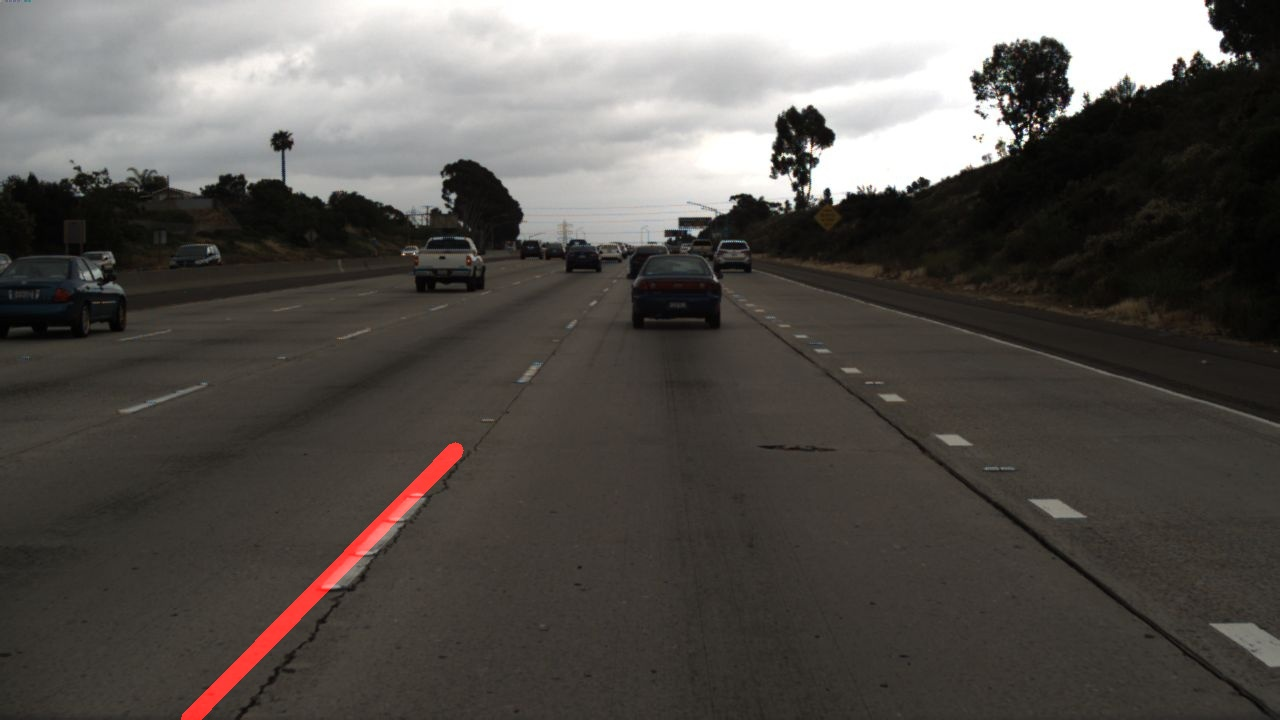
#> input picture image1.jpg, 1280 x 720 px
$ python -i app.py   (imports and definitions only)
#> lines starting #> are read from the running program, lines starting #| are printed output that depends on the picture; after the words box and inside, x2 and y2 are one past the last pixel; in counts of white or black regions, pixels touching at a corner belong together
from flask import Flask, render_template, request, redirect, url_for, send_from_directory, jsonify
import os
import cv2
import numpy as np
from concurrent.futures import ThreadPoolExecutor
import base64
import math

# [1 line not run here, left out]
# [1 line that did not run here, left out]
# [1 line that did not run here, left out]

# Ensure directories exist
# [2 lines not run here, left out]

def grayscale(img):
    return cv2.cvtColor(img, cv2.COLOR_RGB2GRAY)

def canny(img, low_threshold, high_threshold):
    return cv2.Canny(img, low_threshold, high_threshold)

def gaussian_blur(img, kernel_size):
    return cv2.GaussianBlur(img, (kernel_size, kernel_size), 0)

def region_of_interest(img, vertices):
    mask = np.zeros_like(img)
    cv2.fillPoly(mask, vertices, 255)
    masked_image = cv2.bitwise_and(img, mask)
    return masked_image

def draw_lines(img, lines, color=[0, 0, 255], thickness=15):
    if lines is not None:
        img_shape = img.shape
        right_lines = []
        left_lines = []

        left_lane_longest = {'length': 0, 'm': None, 'b': None}
        right_lane_longest = {'length': 0, 'm': None, 'b': None}

        for line in lines:
            for x1, y1, x2, y2 in line:
                if x2 == x1:
                    continue
                slope = (y2 - y1) / (x2 - x1)
                if slope > 0.4:  # Right lane
                    right_lines.append([x1, y1])
                    right_lines.append([x2, y2])
                elif slope < -0.4:  # Left lane
                    left_lines.append([x1, y1])
                    left_lines.append([x2, y2])

        if len(right_lines) >= 2:
            for x1, y1 in right_lines[:-1]:
                for x2, y2 in right_lines[1:]:
                    distance = np.sqrt((y2 - y1) ** 2 + (x2 - x1) ** 2)
                    if distance > left_lane_longest['length']:
                        left_lane_longest['length'] = distance
                        left_lane_longest['m'] = abs(float(y1 - y2) / (x1 - x2))
                        left_lane_longest['b'] = y1 - left_lane_longest['m'] * x1

            y1 = img_shape[0]
            x1 = int((y1 - left_lane_longest['b']) / left_lane_longest['m'])
            y2 = int(y1 / 1.6)
            x2 = int((y2 - left_lane_longest['b']) / left_lane_longest['m'])
            cv2.line(img, (x1, y1), (x2, y2), color, thickness)

        if len(left_lines) >= 2:
            for x1, y1 in left_lines[:-1]:
                for x2, y2 in left_lines[1:]:
                    distance = np.sqrt((y2 - y1) ** 2 + (x2 - x1) ** 2)
                    if distance > right_lane_longest['length']:
                        right_lane_longest['length'] = distance
                        right_lane_longest['m'] = -abs(float(y1 - y2) / (x1 - x2))
                        right_lane_longest['b'] = y1 - right_lane_longest['m'] * x1

            y1 = img_shape[0]
            x1 = int((y1 - right_lane_longest['b']) / right_lane_longest['m'])
            y2 = int(y1 / 1.6)
            x2 = int((y2 - right_lane_longest['b']) / right_lane_longest['m'])
            cv2.line(img, (x1, y1), (x2, y2), color, thickness)


def hough_lines(img, rho, theta, threshold, min_line_len, max_line_gap):
    lines = cv2.HoughLinesP(img, rho, theta, threshold, np.array([]), minLineLength=min_line_len, maxLineGap=max_line_gap)
    line_img = np.zeros((img.shape[0], img.shape[1], 3), dtype=np.uint8)
    draw_lines(line_img, lines)
    return line_img

def weighted_img(img, initial_img, α=0.8, β=1., γ=0.):
    return cv2.addWeighted(initial_img, α, img, β, γ)

def process_image(image):
    initial_image = np.copy(image)
    gray = grayscale(initial_image)
    kernel_size = 5
    blur_gray = gaussian_blur(gray, kernel_size)
    low_threshold = 50
    high_threshold = 150
    edge_image = canny(blur_gray, low_threshold, high_threshold)
    imshape = image.shape
    vertices = np.array([[(0, imshape[0]), (480, 320), (510, 320), (imshape[1], imshape[0])]], dtype=np.int32)
    image_after_masking = region_of_interest(edge_image, vertices)
    rho = 1
    theta = np.pi/180
    threshold = 20
    min_line_len = 20
    max_line_gap = 300
    line_image = hough_lines(image_after_masking, rho, theta, threshold, min_line_len, max_line_gap)
    result_image = weighted_img(line_image, image, α=1.0, β=0.95, γ=0.)
    return result_image

def process_frame(frame):
    return process_image(frame)

# [39 lines left out: function process_video, not called in this run]

# [3 lines that did not run here, left out]

# [23 lines that did not run here, left out]

# [3 lines that did not run here, left out]

# [2 lines not run here, left out]

>>> import cv2
>>> picture = cv2.cvtColor(cv2.imread('image1.jpg'), cv2.COLOR_BGR2RGB)
>>> result = process_image(picture)
#> in canny, `return cv2.Canny(img, low_threshold, high_threshold)`:
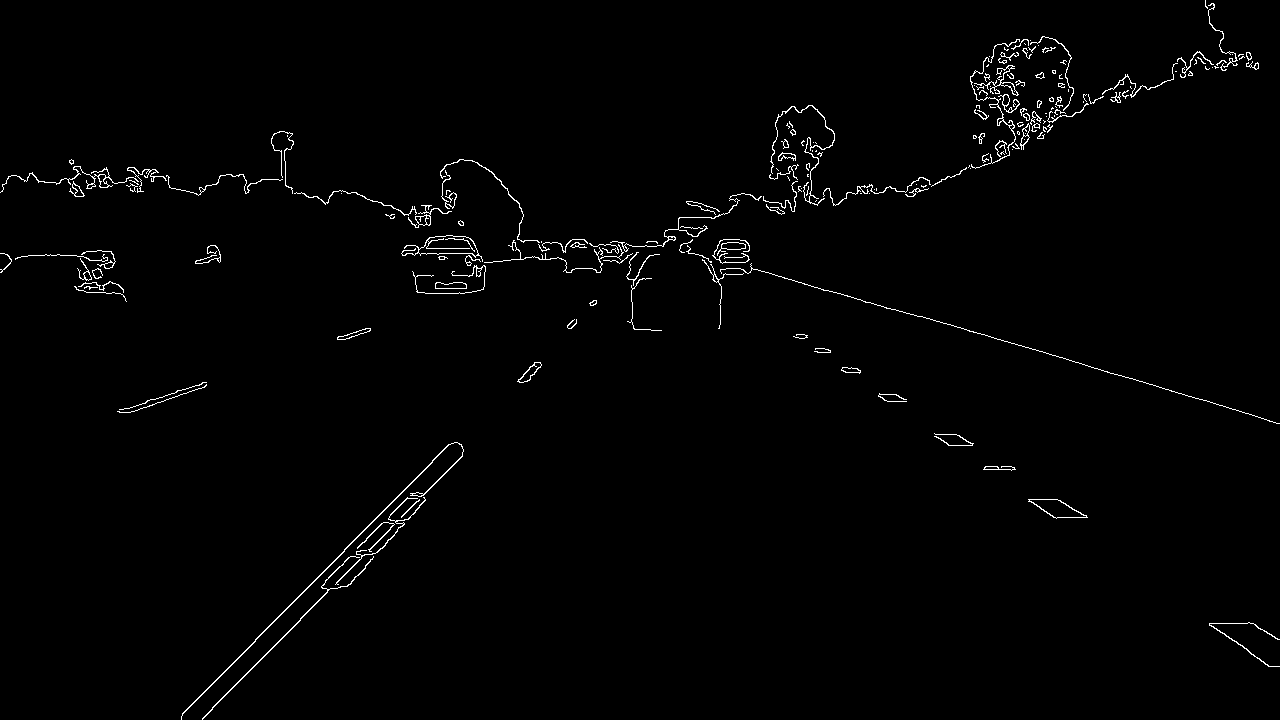
#> returned value: shape (720, 1280); 1.2% white in thin lines or dots
#> in region_of_interest, `cv2.fillPoly(mask, vertices, 255)`:
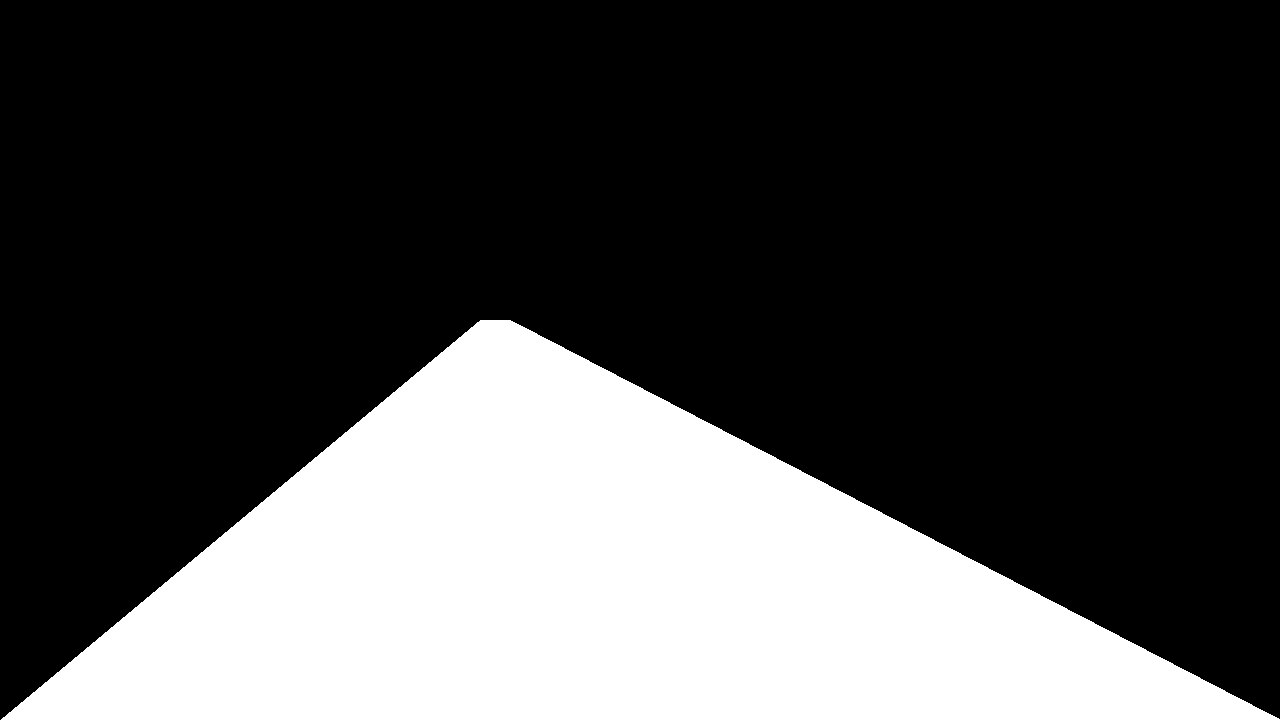
#> mask: shape (720, 1280); 28.5% white; 1 white region, box (x1, y1, x2, y2) and area: (1, 320, 1280, 720) 262225
#> in region_of_interest, `masked_image = cv2.bitwise_and(img, mask)`:
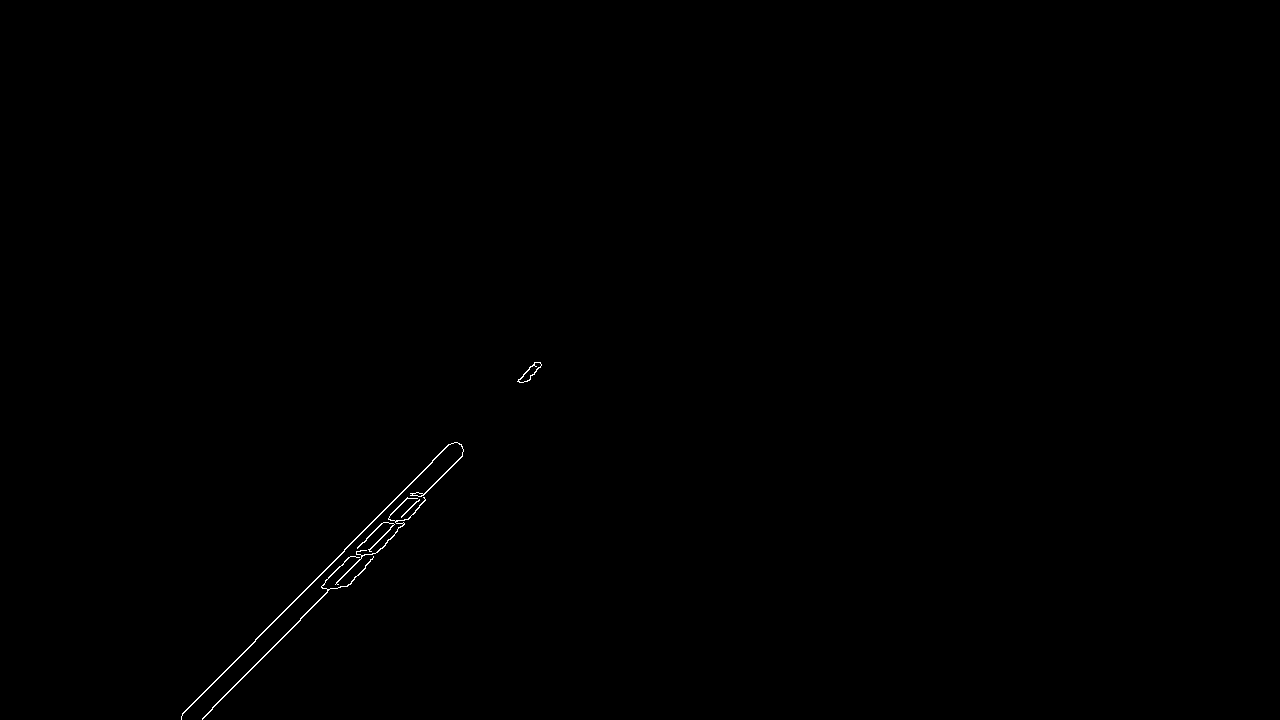
#> masked_image: shape (720, 1280); 0.17% white in thin lines or dots, all inside (x1, y1, x2, y2) = (181, 362, 542, 720)
#> in hough_lines, `lines = cv2.HoughLinesP(img, rho, theta, threshold, np.array([]), minL..`: lines = 17 rows, first 6: [212, 707, 419, 500], [300, 618, 462, 456], [255, 639, 451, 443], [182, 714, 534, 362], [182, 713, 452, 443], [344, 549, 449, 444]
#> the loop in draw_lines, `for line in lines:` made 17 passes
#> after the loop in draw_lines, `for line in lines:`: left_lines = 34 pairs, first value 182 to 541, second value 362 to 718; right_lines = []
#> the loop in draw_lines, `for x1, y1 in left_lines[:-1]:` made 33 passes
#> (x1, y1) on passes 1 to 8: (212, 707), (419, 500), (300, 618), (462, 456), (255, 639), (451, 443), (182, 714), (534, 362)
#> after the loop in draw_lines, `for x1, y1 in left_lines[:-1]:`: right_lane_longest = {'length': 502.1, 'm': -0.983, 'b': 892.9}
#> in draw_lines, `x1 = int((y1 - right_lane_longest['b']) / right_lane_longest['m'])`: x1 = 175
#> in draw_lines, `x2 = int((y2 - right_lane_longest['b']) / right_lane_longest['m'])`: x2 = 450

$ run again, on image2.jpg
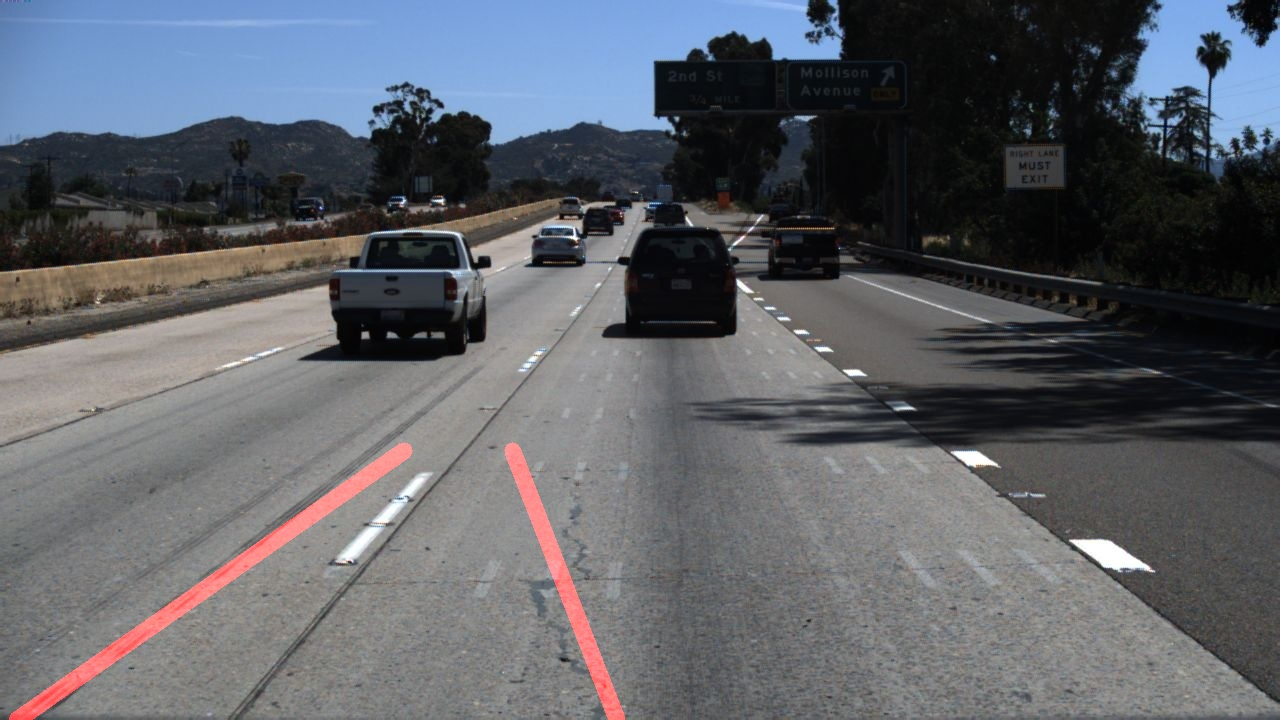
#> input picture image2.jpg, 1280 x 720 px
#> mask: shape (720, 1280); 28.5% white; 1 white region, box (x1, y1, x2, y2) and area: (1, 320, 1280, 720) 262225
#> in region_of_interest, `masked_image = cv2.bitwise_and(img, mask)`:
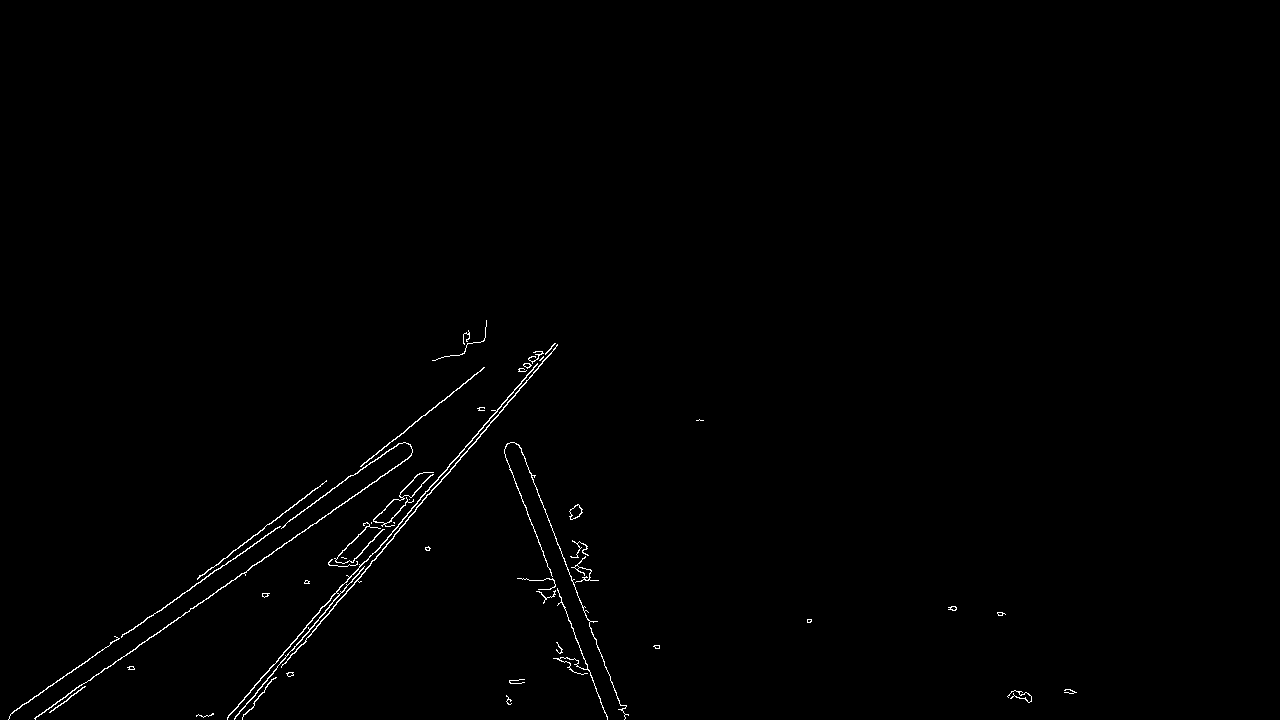
#> masked_image: shape (720, 1280); 0.61% white in thin lines or dots, all inside (x1, y1, x2, y2) = (8, 320, 1077, 720)
#> lines = 48 rows, first 6: [10, 714, 398, 443], [235, 716, 555, 348], [35, 718, 540, 364], [504, 402, 625, 718], [465, 349, 607, 719], [271, 679, 393, 538]
#> the loop in draw_lines, `for line in lines:` made 48 passes
#> after the loop in draw_lines, `for line in lines:`: left_lines = 72 pairs, first value 9 to 702, second value 343 to 719; right_lines = [[504, 402], [625, 718], [465, 349], [607, 719], [479, 342], [624, 719], [463, 341], [607, 718], [481, 341], [624, 713]]
#> the loop in draw_lines, `for x1, y1 in right_lines[:-1]:` made 9 passes
#> after the loop in draw_lines, `for x1, y1 in right_lines[:-1]:`: left_lane_longest = {'length': 410.9, 'm': 2.35, 'b': -746}
#> in draw_lines, `x1 = int((y1 - left_lane_longest['b']) / left_lane_longest['m'])`: x1 = 624
#> in draw_lines, `x2 = int((y2 - left_lane_longest['b']) / left_lane_longest['m'])`: x2 = 509
#> the loop in draw_lines, `for x1, y1 in left_lines[:-1]:` made 71 passes
#> (x1, y1) on passes 1 to 8: (10, 714), (398, 443), (235, 716), (555, 348), (35, 718), (540, 364), (271, 679), (393, 538)
#> after the loop in draw_lines, `for x1, y1 in left_lines[:-1]:`: right_lane_longest = {'length': 753.6, 'm': -0.427, 'b': 719.8}
#> in draw_lines, `x1 = int((y1 - right_lane_longest['b']) / right_lane_longest['m'])`: x1 = 0
#> in draw_lines, `x2 = int((y2 - right_lane_longest['b']) / right_lane_longest['m'])`: x2 = 631
#> in weighted_img, `return cv2.addWeighted(initial_img, α, img, β, γ)`:
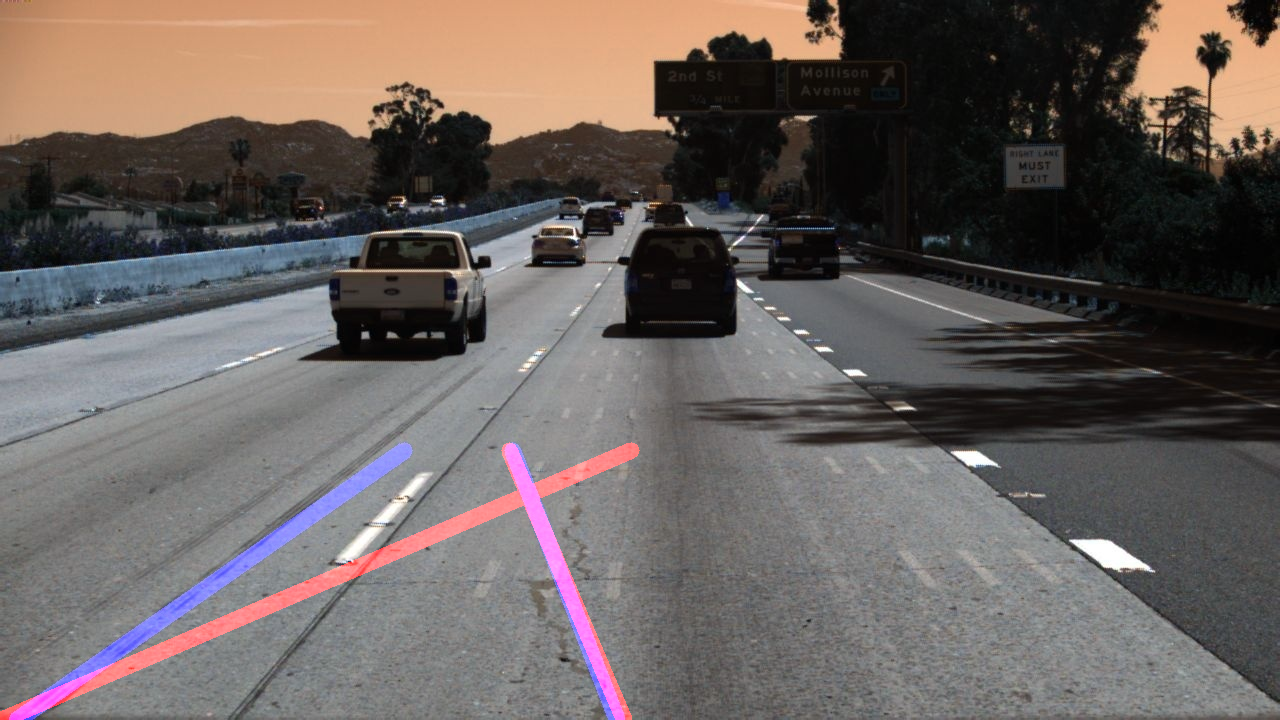
#> returned value: shape (720, 1280, 3); mean of channels 0, 1, 2 94, 96.8, 105.1; drawn as B, G, R
